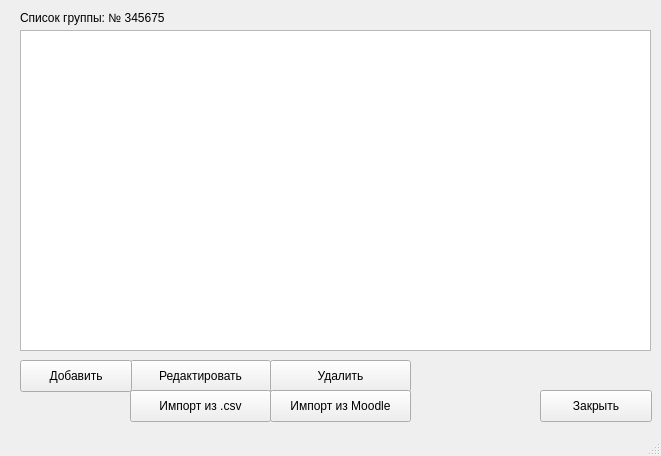
<?xml version="1.0" encoding="UTF-8"?>
<ui version="4.0">
 <class>MainWindow</class>
 <widget class="QMainWindow" name="MainWindow">
  <property name="geometry">
   <rect>
    <x>0</x>
    <y>0</y>
    <width>661</width>
    <height>456</height>
   </rect>
  </property>
  <property name="windowTitle">
   <string>Список группы</string>
  </property>
  <widget class="QWidget" name="centralwidget">
   <widget class="QLabel" name="label">
    <property name="geometry">
     <rect>
      <x>20</x>
      <y>10</y>
      <width>241</width>
      <height>16</height>
     </rect>
    </property>
    <property name="text">
     <string>Список группы: № 345675</string>
    </property>
   </widget>
   <widget class="QPushButton" name="pushButton">
    <property name="geometry">
     <rect>
      <x>130</x>
      <y>360</y>
      <width>141</width>
      <height>32</height>
     </rect>
    </property>
    <property name="text">
     <string>Редактировать</string>
    </property>
   </widget>
   <widget class="QPushButton" name="pushButton_2">
    <property name="geometry">
     <rect>
      <x>540</x>
      <y>390</y>
      <width>112</width>
      <height>32</height>
     </rect>
    </property>
    <property name="text">
     <string>Закрыть</string>
    </property>
   </widget>
   <widget class="QTableWidget" name="tableWidget">
    <property name="geometry">
     <rect>
      <x>20</x>
      <y>30</y>
      <width>631</width>
      <height>321</height>
     </rect>
    </property>
   </widget>
   <widget class="QPushButton" name="pushButton_3">
    <property name="geometry">
     <rect>
      <x>20</x>
      <y>360</y>
      <width>112</width>
      <height>32</height>
     </rect>
    </property>
    <property name="text">
     <string>Добавить</string>
    </property>
   </widget>
   <widget class="QPushButton" name="pushButton_4">
    <property name="geometry">
     <rect>
      <x>270</x>
      <y>360</y>
      <width>141</width>
      <height>32</height>
     </rect>
    </property>
    <property name="text">
     <string>Удалить</string>
    </property>
   </widget>
   <widget class="QPushButton" name="pushButton_5">
    <property name="geometry">
     <rect>
      <x>130</x>
      <y>390</y>
      <width>141</width>
      <height>32</height>
     </rect>
    </property>
    <property name="text">
     <string>Импорт из .csv</string>
    </property>
   </widget>
   <widget class="QPushButton" name="pushButton_6">
    <property name="geometry">
     <rect>
      <x>270</x>
      <y>390</y>
      <width>141</width>
      <height>32</height>
     </rect>
    </property>
    <property name="text">
     <string>Импорт из Moodle</string>
    </property>
   </widget>
  </widget>
  <widget class="QStatusBar" name="statusbar"/>
 </widget>
 <resources/>
 <connections/>
</ui>
